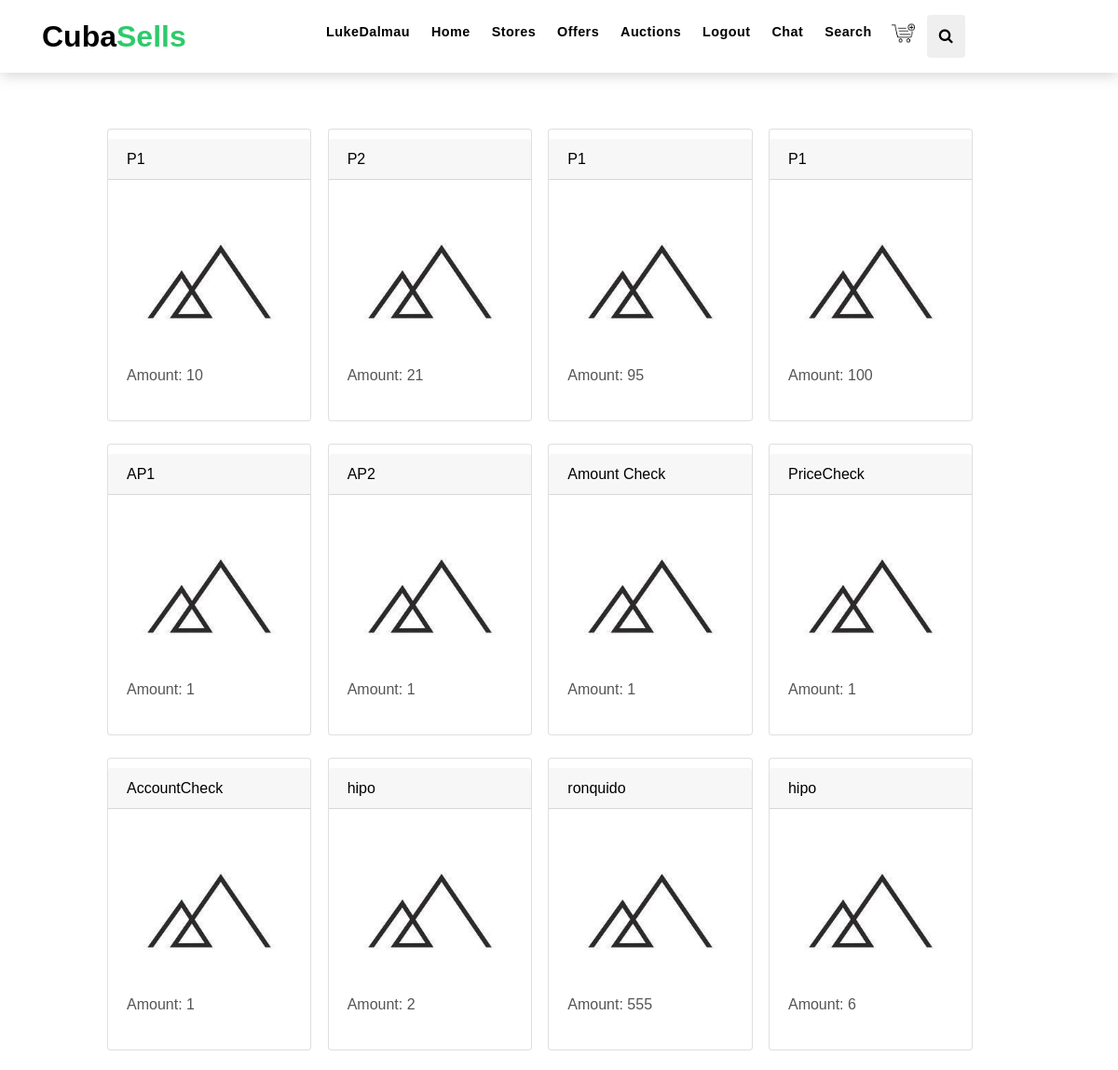
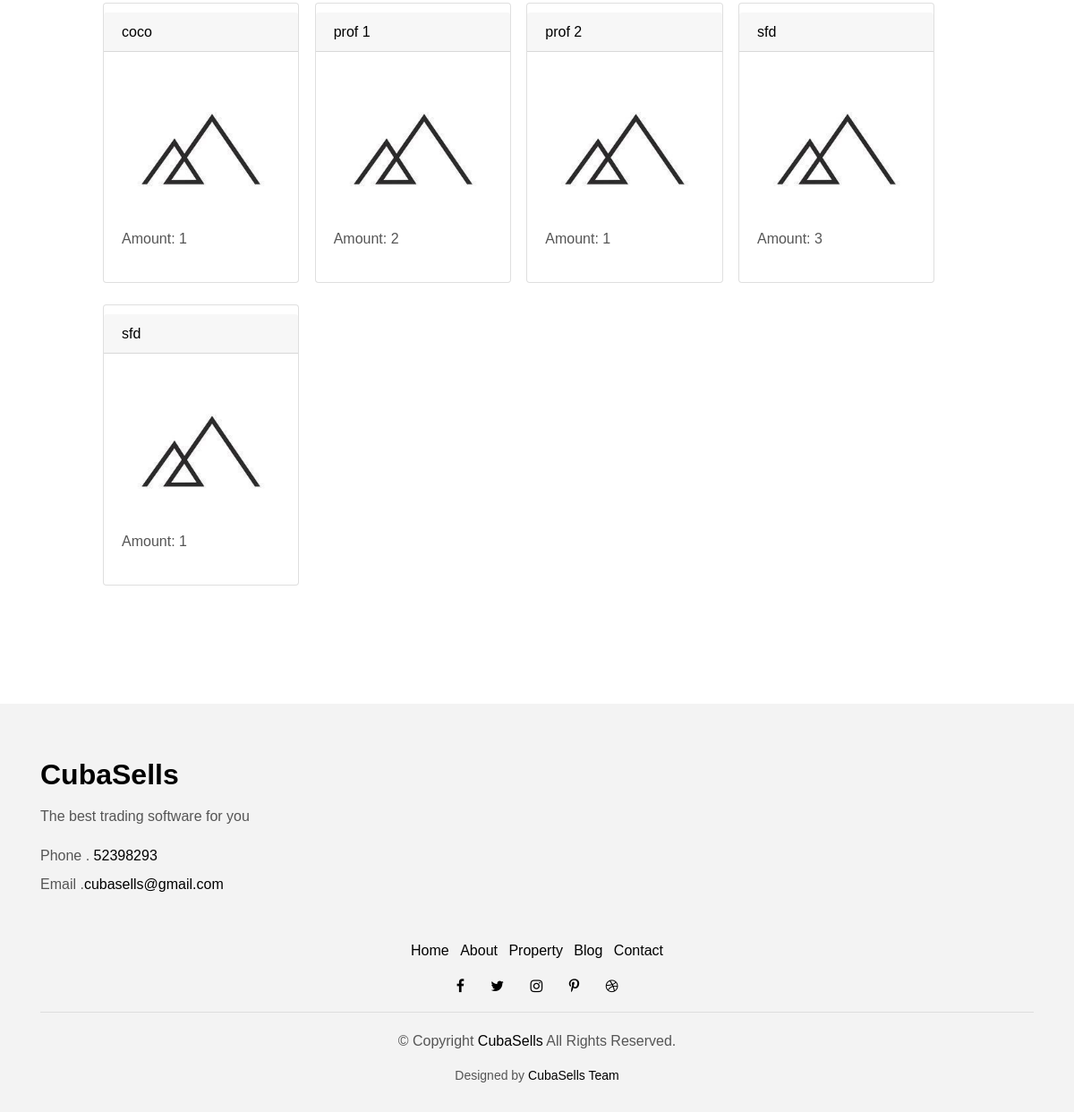
The app's page /suboffer/list/ (signed in) with its own data (2 pictures, top to bottom).
### project/models.py (models this page shows, shortened)
class SubOffer(models.Model):
    product_offer = models.ForeignKey(Product, name = 'Product_offer',on_delete=models.CASCADE)
    amount = models.PositiveIntegerField(name='Amount')

class Product(models.Model):
    store_amount = models.PositiveIntegerField(name = "Store_Amount")
    store = models.ForeignKey(Store,name = 'Store',default=-1, on_delete=models.CASCADE)
    name = models.CharField(name='Name',max_length=150)
    description = models.CharField(name="Description",max_length=400, default='',help_text='Description',blank=True)
    images = models.ManyToManyField(Image, name='Images',related_name='Images_Product',blank=True)
    tags = models.ManyToManyField(Tag, name='Tags',related_name='Tags_Product',blank=True)

### project/suboffer/views.py (the view, shortened to what this page needs)
# urls.py: path('list/',SubOfferListView.as_view(),name='suboffer_list'),
class SubOfferListView(FilterOrderAuthenticateListView):
    model = SubOffer
    template_name='suboffer/list.html'
    permission = 'project.view_suboffer'
    form_order = SubOfferOrderForm
    form_filter = SubOfferFilter
    def get_queryset(self):
        if self.queryset is not None:
            queryset = self.queryset
            if isinstance(queryset, QuerySet):
                queryset = queryset.all()
        elif self.model is not None:
            try:
                queryset = self.model.objects.filter(Product_offer__Store__id=self.kwargs['store_id'])
            except KeyError:
                queryset = self.model._default_manager.all()
        ordering = self.get_ordering()
        if ordering:
            if isinstance(ordering, str):
                ordering = (ordering,)
            queryset = queryset.order_by(*ordering)
        return queryset

### project/custom/views.py (called while the page is built)
    def other_condition(self, request,*args, **kwargs):
        return True

    def get_ordering(self,data = None):
        if data:
            sort_by = [x for x in data if data[x]]
            sort_by = {x:data[f'{x}_decrease'] for x in sort_by if not x.endswith('_decrease') }
            self.ordering = [ (f"-{x}" if sort_by[x] else x) for x in sort_by]
        return self.ordering

    def get_context_data(self, object_list=None,**kwargs):
        context = super().get_context_data(object_list=object_list,**kwargs)
        try:
            context["order"] = kwargs['form']
            context["filter"] = kwargs['form2']
        except KeyError:
            pass
        return context

    def get_form(self,request,get=True):
        if get:
            return self.form_order(request.GET)
        return self.form_order(request.POST)

    def get_form_cleaned_data(self,form):
        form.full_clean()
        return form.cleaned_data

### templates/suboffer/list.html (shortened to what this page needs)
{%extends 'base/list2.html' %}
{%load static%}
{%block search%}
<button type="button" class="btn navbar-toggle-box-collapse d-none d-md-block" data-toggle="collapse"
    data-target="#navbarTogglerDemo01" aria-expanded="false">
    <span class="fa fa-search" aria-hidden="false"></span>
</button>
{%endblock search%}
{%block url%}
<a href="{%url 'suboffer:suboffer_view' object.id%}">{{object.Product_offer.Name}}</a>
{%endblock url%}
{%block tag%}
<p>Amount: {{object.Amount}}</p>
{%endblock tag%}

### templates/base/list2.html (shortened to what this page needs)
{% extends 'base/base.html' %}
{%load static %}
{% block body %}
    {% if object_list %}
<div class = "container" style = "margin-left:auto; margin-right: auto; margin-top: 10px;">
    <div class="row prod" >
        {% for object in object_list%}
        <div class="col-lg-2 col-md-6 mb-4 btn-modify ">
        <div class="card h-70 card-width top">
                <h6 class="container card-header" >
                    {%block url %}{%endblock url%}
                </h6>
                <div class="card-body">
                    {% block image %}
                    {%if not object.Images.all%}
                    <a><img class="card-img-top" src="{% static 'img/not_found.jpg' %}" alt=""></a>
                    {%else%}
                    <img class="card-img-top" src="{% static object.Images.all.first.Image.url %}" alt="">
                    {%endif%}
                    {% endblock image %}
                    {% block tag%}{%endblock tag%}
                </div>
            </div>
        </div>
        {%endfor%}
    </div>
</div>
    {%else%}
    {%block else%}
    {%endblock else%}
    {%endif%}
{% endblock body %}

### templates/base/base.html (shortened to what this page needs)
{% load static %}
<!DOCTYPE html>
<html lang="en">
<head>
    {% block head %}
    <link href="{% static 'lib/bootstrap/css/bootstrap.min.css' %}" rel="stylesheet">
    <link href="{% static 'lib/font-awesome/css/font-awesome.min.css' %}" rel="stylesheet">
    <link href="{% static 'lib/animate/animate.min.css' %}" rel="stylesheet">
    <link href="{% static 'lib/ionicons/css/ionicons.min.css' %}" rel="stylesheet">
    <link href="{% static 'lib/owlcarousel/assets/owl.carousel.min.css' %}" rel="stylesheet">
    {% block style %}
    <link href="{% static 'css/style.css' %}" rel="stylesheet">
    {% endblock style %}
    {% endblock head %}
</head>
{%block init_body%}
<body>
    {%endblock init_body%}
    {% block navbar %}
    <nav class="navbar navbar-default navbar-trans navbar-expand-lg fixed-top">
        <div class="container">
            <a class="navbar-brand text-brand" href="{% url 'cubasells:index' %} ">Cuba<span
                    class="color-b">Sells</span></a>
            <div class="navbar-collapse collapse justify-content-center" id="navbarDefault">
                <ul class="navbar-nav">
                    {% block navbar_labels %}
                    {% if user.username %}
                    <li class="nav-item">
                        <a class="nav-link" href="{% url 'cubasells:user_index' %}">{{user.username}}</a>
                    </li>
                    {% endif %}
                    <li class="nav-item">
                        <a class="nav-link" href="{% url 'cubasells:index' %} "> Home </a>
                    </li>
                    {% if user.username %}
                    <li class="nav-item">
                        <a class="nav-link" href="{% url 'store:store_list' %}">Stores</a>
                    </li>
                    <li class="nav-item">
                        <a class="nav-link" href="{% url 'offer:offer_list' %}">Offers</a>
                    </li>
                    <li class="nav-item">
                        <a class="nav-link" href="{% url 'auction:auction_list' %}">Auctions</a>
                    </li>
                    <li class="nav-item">
                        <a class="nav-link" href="{% url 'cubasells:logout' %}">Logout</a>
                    </li>
                    <li class="nav-item">
                        <a class="nav-link" href="{% url 'chat:chat_index' %}">Chat</a>
                    </li>
                    <li class="nav-item">
                        <a class="nav-link" href="{% url 'other:tag_search' %}">Search</a>
                    </li>
                    <a href="{% url 'cart:cart_list' %}" class="btn btn-default">
                        <img src="{%static 'img/cart.png' %}" class=" shopping_cart">
                    </a>
                    {% endif %}
                    {%block search%}
                    {%endblock search%}
                    {% endblock navbar_labels %}
                </ul>
            </div>
        </div>
    </nav>
    {% endblock navbar %}
    {%block init_section%}
    <section class="intro-single">
        {%endblock init_section%}
        {% block body %}{% endblock body %}
    </section>
    {% block footer %}
    <section class="section-footer">
        <div class="container">
            <div class="row">
                <div class="col-sm-12 col-md-4">
                    <div class="widget-a">
                        <div class="w-header-a">
                            <h3 class="w-title-a text-brand">CubaSells</h3>
                        </div>
                        <div class="w-body-a">
                            <p class="w-text-a color-text-a">
                                The best trading software for you
                            </p>
                        </div>
                        <div class="w-footer-a">
                            <ul class="list-unstyled">
                                <li class="color-a">
                                    <span class="color-text-a">Phone .</span> 52398293</li>
                                <li class="color-a">
                                    <span class="color-text-a">Email .</span>cubasells@gmail.com </li>
                            </ul>
                        </div>
                    </div>
                </div>
            </div>
        </div>
    </section>
    <footer>
        <div class="container">
            <div class="row">
                <div class="col-md-12">
                    <nav class="nav-footer">
                        <ul class="list-inline">
                            <li class="list-inline-item">
                                <a href="#">Home</a>
                            </li>
                            <li class="list-inline-item">
                                <a href="#">About</a>
                            </li>
                            <li class="list-inline-item">
                                <a href="#">Property</a>
                            </li>
                            <li class="list-inline-item">
                                <a href="#">Blog</a>
                            </li>
                            <li class="list-inline-item">
                                <a href="#">Contact</a>
                            </li>
                        </ul>
                    </nav>
                    <div class="socials-a">
                        <ul class="list-inline">
                            <li class="list-inline-item">
                                <a href="#">
                                    <i class="fa fa-facebook" aria-hidden="true"></i>
                                </a>
                            </li>
                            <li class="list-inline-item">
                                <a href="#">
                                    <i class="fa fa-twitter" aria-hidden="true"></i>
                                </a>
                            </li>
                            <li class="list-inline-item">
                                <a href="#">
                                    <i class="fa fa-instagram" aria-hidden="true"></i>
                                </a>
                            </li>
                            <li class="list-inline-item">
                                <a href="#">
                                    <i class="fa fa-pinterest-p" aria-hidden="true"></i>
                                </a>
                            </li>
                            <li class="list-inline-item">
                                <a href="#">
                                    <i class="fa fa-dribbble" aria-hidden="true"></i>
                                </a>
                            </li>
                        </ul>
                    </div>
                    <div class="copyright-footer">
                        <p class="copyright color-text-a">
                            &copy; Copyright
                            <span class="color-a">CubaSells</span> All Rights Reserved.
                        </p>
                    </div>
                    <div class="credits">
                        Designed by <a href="#">CubaSells Team</a>
                    </div>
                </div>
            </div>
        </div>
    </footer>
    {% endblock footer %}
</body>

### static/css/style.css (style rules this page uses)
body { font-family: 'Poppins', sans-serif; color: #555555; }
h1, h2, h3, h4, h5, h6 { color: #000000; }
a { color: #000000; transition: all .5s ease; }
.text-brand { color: #000000; font-size: 2rem; font-weight: 600; }
.color-a { color: #000000; }
.color-b { color: #2eca6a; }
.color-text-a { color: #555555; }
.socials-a .list-inline-item:not(:last-child) { margin-right: 25px; }
.navbar-default { transition: all .5s ease-in-out; background-color: #ffffff; padding-top: 10px; padding-bottom: 10px; -webkit-backface-visibility: hidden; backface-visibility: hidden; box-shadow: 1px 2px 15px rgba(100, 100, 100, 0.3); }
.navbar-default.navbar-trans, .navbar-default.navbar-reduce { -webkit-backface-visibility: hidden; backface-visibility: hidden; }
.navbar-default.navbar-trans .nav-item, .navbar-default.navbar-reduce .nav-item { position: relative; padding-right: 8px; padding-bottom: 8px; margin-left: 0; }
.navbar-default.navbar-trans .nav-link, .navbar-default.navbar-reduce .nav-link { font-size: 0.9rem; color: #000000; font-weight: 600; letter-spacing: 0.030em; transition: all 0.1s ease-in-out; position: relative; padding-left: 0; padding-right: 0; }
.navbar-default.navbar-trans .nav-link:before, .navbar-default.navbar-reduce .nav-link:before { content: ''; position: absolute; bottom: 5px; left: 0; width: 100%; height: 2px; z-index: 0; background-color: #2eca6a; -webkit-transform: scaleX(0); transform: scaleX(0); -webkit-transform-origin: right; transform-origin: right; transition: opacity .2s ease-out 0.3s, -webkit-transform .2s ease-out; transition: transform .2s ease-out, opacity .2s ease-out 0.3s; transition: transform .2s ease-out, opacity .2s ease-out 0.3s, -webkit-transform .2s ease-out; }
.navbar-default.navbar-trans .nav-link:before { background-color: #2eca6a; }
.intro-single { padding: 8rem 0 3rem; }
.section-footer { padding-top: 60px; margin-top: 60px; background: #f3f3f3; }
.section-footer ul { line-height: 2; }
.section-footer .widget-a .w-title-a { margin-bottom: 1rem; }
footer { background: #f3f3f3; text-align: center; padding: 30px 0; }
footer .copyright-footer { border-top: 1px solid #ddd; padding-top: 20px; }
footer .credits { font-size: 14px; }
.btn { transition: .5s ease; }
@media (min-width: 768px) { .navbar-default.navbar-trans .nav-item, .navbar-default.navbar-reduce .nav-item { margin-left: 15px; } }
.shopping_cart { width : 25px; height: 25px; }
.prod { padding-top: 0px; padding-left: 20px; }
.btn-modify { margin-left: 50px; }
.card-width { width: 140%; }
.top { padding-top: 10px; }

### records on screen
SubOffer: Product_offer.Name "P1", Amount "10"
SubOffer: Product_offer.Name "P2", Amount "21"
SubOffer: Product_offer.Name "P1", Amount "95"
SubOffer: Product_offer.Name "P1", Amount "100"
SubOffer: Product_offer.Name "AP1", Amount "1"
SubOffer: Product_offer.Name "AP2", Amount "1"
SubOffer: Product_offer.Name "Amount Check", Amount "1"
SubOffer: Product_offer.Name "PriceCheck", Amount "1"
SubOffer: Product_offer.Name "AccountCheck", Amount "1"
SubOffer: Product_offer.Name "hipo", Amount "2"
SubOffer: Product_offer.Name "ronquido", Amount "555"
SubOffer: Product_offer.Name "hipo", Amount "6"
SubOffer: Product_offer.Name "coco", Amount "1"
SubOffer: Product_offer.Name "prof 1", Amount "2"
SubOffer: Product_offer.Name "prof 2", Amount "1"
SubOffer: Product_offer.Name "sfd", Amount "3"
SubOffer: Product_offer.Name "sfd", Amount "1"

### other values on screen
{{ user.username }} "LukeDalmau"
